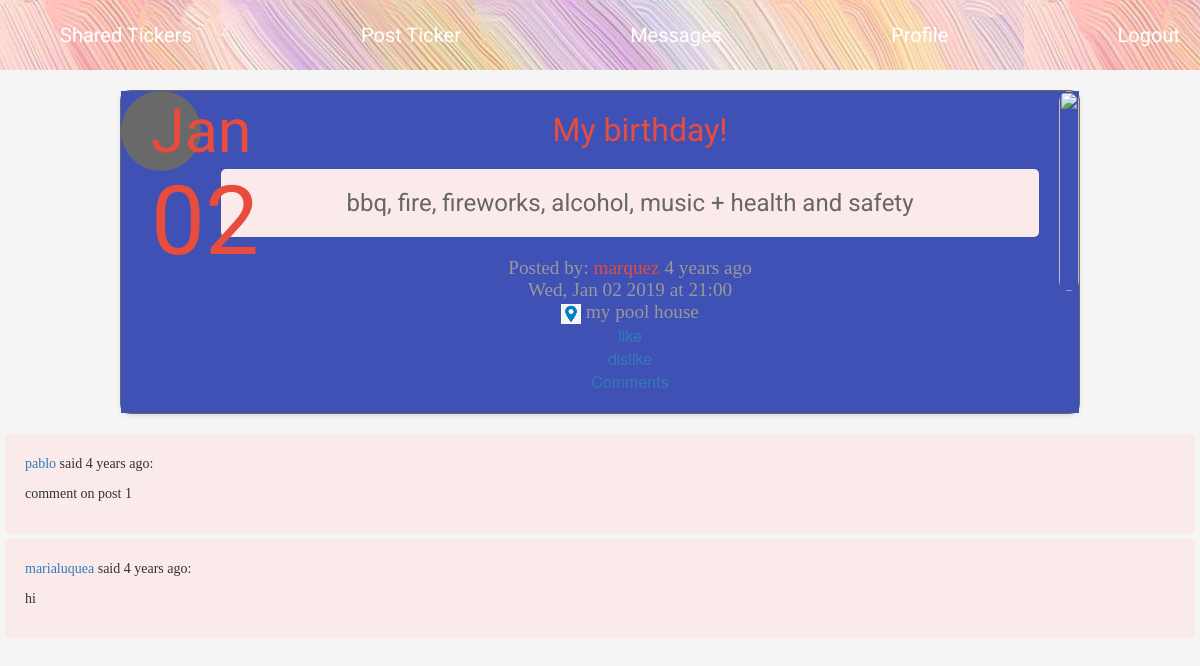
Screenshot of /post/1 (signed in) with the database file from the repository.
### app/models.py (models this page shows, shortened)
class Post(db.Model):
    __tablename__ = 'post'
    id = db.Column(db.Integer, primary_key=True)
    title = db.Column(db.String(25))
    eventphoto = db.Column(db.String(50))
    date = db.Column(db.DateTime)
    time = db.Column(db.DateTime)
    venue = db.Column(db.String(70))
    body = db.Column(db.String(140))
    timestamp = db.Column(db.DateTime, index=True, default=datetime.utcnow)
    user_id = db.Column(db.Integer, db.ForeignKey('user.id'))
    userlist = db.relationship('UserList', backref='event_interested', lazy='dynamic')
    comments = db.relationship('Comment', backref='post', lazy='dynamic')

class User(UserMixin, db.Model):
    __tablename__ = 'user'
    id = db.Column(db.Integer, primary_key=True)
    username = db.Column(db.String(64), index=True, unique=True)
    email = db.Column(db.String(120), index=True, unique=True)
    password_hash = db.Column(db.String(128))
    profilepic = db.Column(db.String(50))
    posts = db.relationship('Post', backref='author', lazy='dynamic')
    about_me = db.Column(db.String(200))
    last_seen = db.Column(db.DateTime, default=datetime.utcnow)
    followed = db.relationship(
        'User', secondary=followers,
        primaryjoin=(followers.c.follower_id == id),
        secondaryjoin=(followers.c.followed_id == id),
        backref=db.backref('followers', lazy='dynamic'), lazy='dynamic')
    messages_sent = db.relationship('Message',foreign_keys='Message.sender_id',backref='author', lazy='dynamic')
    messages_received = db.relationship('Message',foreign_keys='Message.recipient_id',backref='recipient', lazy='dynamic')
    last_message_read_time = db.Column(db.DateTime)
    notifications = db.relationship('Notification', backref='user',lazy='dynamic')
    def new_messages(self):
        last_read_time = self.last_message_read_time or datetime(1900, 1, 1)
        return Message.query.filter_by(recipient=self).filter(
            Message.timestamp > last_read_time).count()

class Comment(db.Model):
    __tablename__="comments"
    id = db.Column(db.Integer, primary_key=True)
    post_id = db.Column(db.Integer, db.ForeignKey('post.id'))
    username = db.Column(db.String(20))
    body = db.Column(db.String(300))
    timestamp = db.Column(db.DateTime, index=True, default=datetime.utcnow)

### certi-working.py (the view)
@app.route("/post/<post_id>")
@login_required
def post(post_id):
    post = Post.query.get_or_404(post_id)
    comments = post.comments.order_by(Comment.timestamp.desc())
    return render_template('showEvent.html', post=post, comments=comments)

### app/models.py (called while the page is built)
@login.user_loader
def load_user(id):
    return User.query.get(int(id))

### certi-working.py (called while the page is built)
@app.before_request
def before_request():
    if current_user.is_authenticated:
        current_user.last_seen = datetime.utcnow()
        db.session.commit()

### app/templates/showEvent.html (shortened to what this page needs)
<head>
  <link rel="stylesheet" href="{{ url_for('static', filename='css/style.css') }}"/>
</head>
{% extends "base.html" %}
{% block app_content %}
{% if post %}
  {% include '_post.html' %}
{% endif %}
{% if comments %}
  {% for c in comments %}
  <div class="event-description" width="70%">
    <p>
      <a class="link" href="{{ url_for('user', username=c.username) }}">{{ c.username }}</a>
      said {{ moment(c.timestamp).fromNow() }}:
    </p>
    <p>{{ c.body }}</p>
  </div>
  {% endfor %}
{% endif %}
{% endblock %}

### app/templates/_post.html (shortened to what this page needs)
<html>
<head>
  <link rel="stylesheet" href="{{ url_for('static', filename='css/style.css') }}"/>
  <link rel="stylesheet" href="{{ url_for('static', filename='css/style.css') }}"/>
</head>
<body>
  <div class="post">
    <table>
      <tr class="date">
        <td class="fondo">
          <p class="event-month" style="color: #e74c3c">{{ post.date.strftime("%b") }}</p>
          <p class="event-day" style="color: #e74c3c">{{ post.date.strftime("%d") }}</p>
        </td>
        <td class="event">
          <a href="{{ url_for('post', post_id=post.id) }}" class="event-name" style="color: #e74c3c">
            {{ post.title }}
          </a>
          <br>
          <div class="event-description">
            {{ post.body }}
          </div>
          <div class="event-info">
            Posted by:
            <a class="link" href="{{ url_for('user', username=post.author.username) }}" style="color: #e74c3c">
              {{ post.author.username }}
            </a>
            {{ moment(post.timestamp).fromNow() }}
            <br>
            {{ post.date.strftime("%a, %b %d %Y") }}
            at {{ post.time.strftime("%H:%M") }}
            <br>
            <img src="../static/images/location.png" height="20px" style="color: #e74c3c">
            {{ post.venue }}
          </div>
        {% if post.author.username != current_user.username %}
        <a class="link" href="{{ url_for('like', post_id=post.id, user_id=current_user.id) }}">like</a>
        <br>
        <a class="link" href="{{ url_for('dislike', post_id=post.id, user_id=current_user.id) }}">dislike</a>
        <br>
        {% endif %}
        <a class="link" href="{{ url_for('comment', post_id=post.id)}}">Comments</a>
      </td>
      <td class="event-photo">
        <img src="{{ post.eventphoto }}">
      </td>
    </tr>
  </table>
</div>

### app/static/css/style.css (style rules this page uses)
body { font-family: "Helvetica Neue", sans-serif; color: #333; background-color: #f5f5f5; }
.post { max-width: 1200px; margin: 0 auto; background-color: #fff; box-shadow: 0 2px 4px rgba(0, 0, 0, 0.1); }
.post .date { background-color: #3f51b5; color: #fff; text-align: center; }
.post .date .fondo { width: 80px; height: 80px; border-radius: 50%; display: inline-block; vertical-align: middle; line-height: 80px; font-size: 1.5em; }
.post .date .event { padding: 20px; vertical-align: top; }
.post .date .event .event-name { font-size: 2em; font-family: "Roboto", sans-serif; color: #333; text-decoration: none; }
.post .date .event .event-description { font-size: 1.5em; font-family: "Roboto", cursive; color: #666; margin: 20px 0; }
.post .date .event .event-info { font-size: 1.2em; color: #999; }
.post .date .event .event-info .link { color: #95b8d5; }
.post .date .event-photo { width: 300px; vertical-align: top; }
.post .date .event-photo img { width: 100%; }
.event { padding-left: 20px; width: 100%; }
.event-name { font-family: 'Roboto'; color: #C581CC; font-size: 40px; padding-left: 20px; }
.event-month { color: #CF98C2; font-size: 61px; font-family: 'Roboto'; }
.event-day { font-size: 96px; text-align: center; font-family: 'Roboto'; color: white; margin-bottom: 0; }
.event-description { background-color: #FAEAEA; border-radius: 5px; padding: 20px; font-family: "sans-serif"; margin: 5px; }
.event-photo { align: right; }
.event-photo img { height: 200px; width: 200px; border-radius: 10px; object-fit: cover; }
.event-info { font-family: "sans-serif"; font-size: 12px; }
.fondo { background-color: dimgrey; border-radius: 4px; padding: 0 30px; }
table .date { padding: 0 30px; }
.post { border: 1px solid dimgrey; border-radius: 10px; width: 80%; margin: 20px auto; }

### rows the page displays
Post: date "Jan", date "02", title "My birthday!", body "bbq, fire, fireworks, alcohol, music + health and safety", timestamp "4 years ago", date "Wed, Jan 02 2019", time "21:00", venue "my pool house"
User: author.username "marquez"
Comment: username "pablo", timestamp "4 years ago", body "comment on post 1"
Comment: username "marialuquea", timestamp "4 years ago", body "hi"
